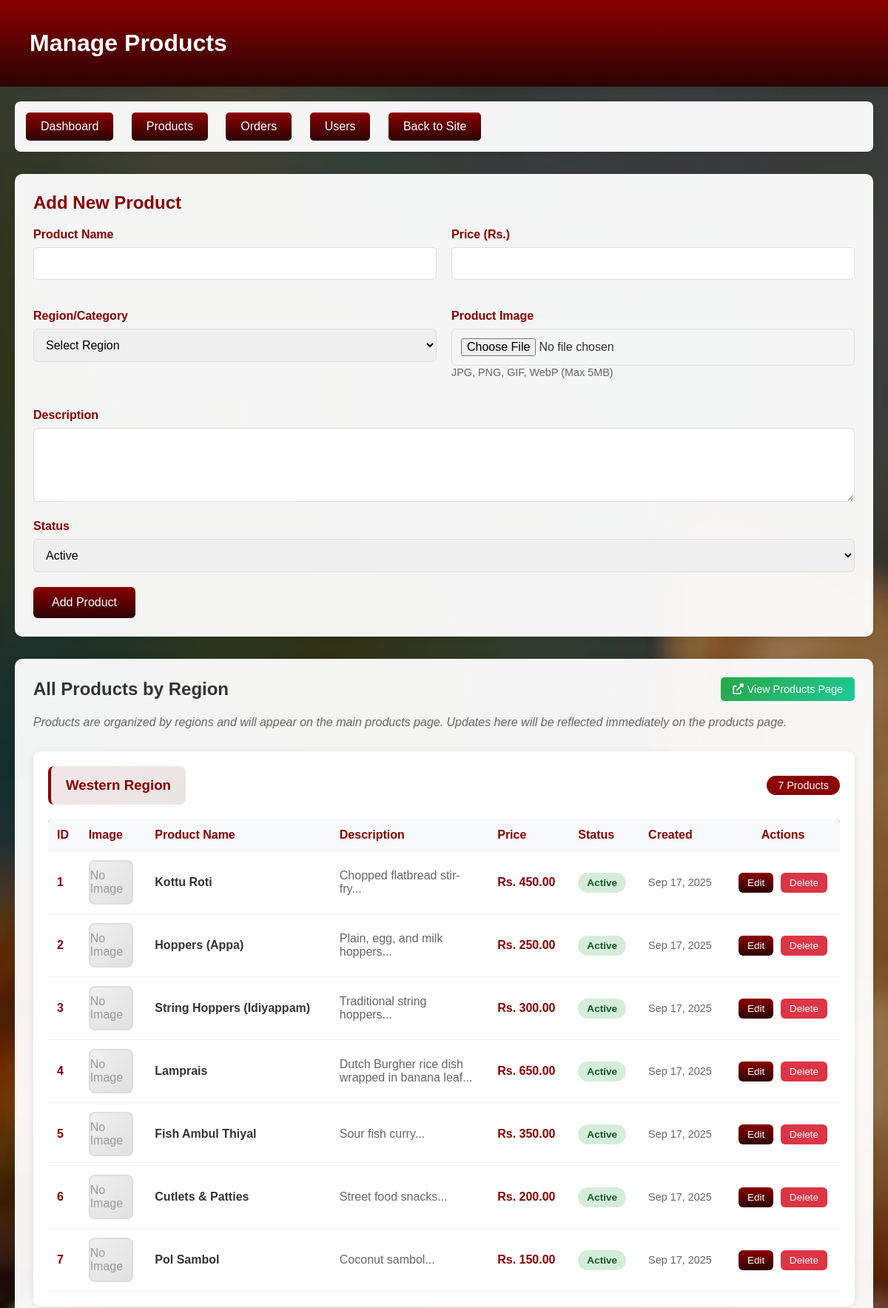
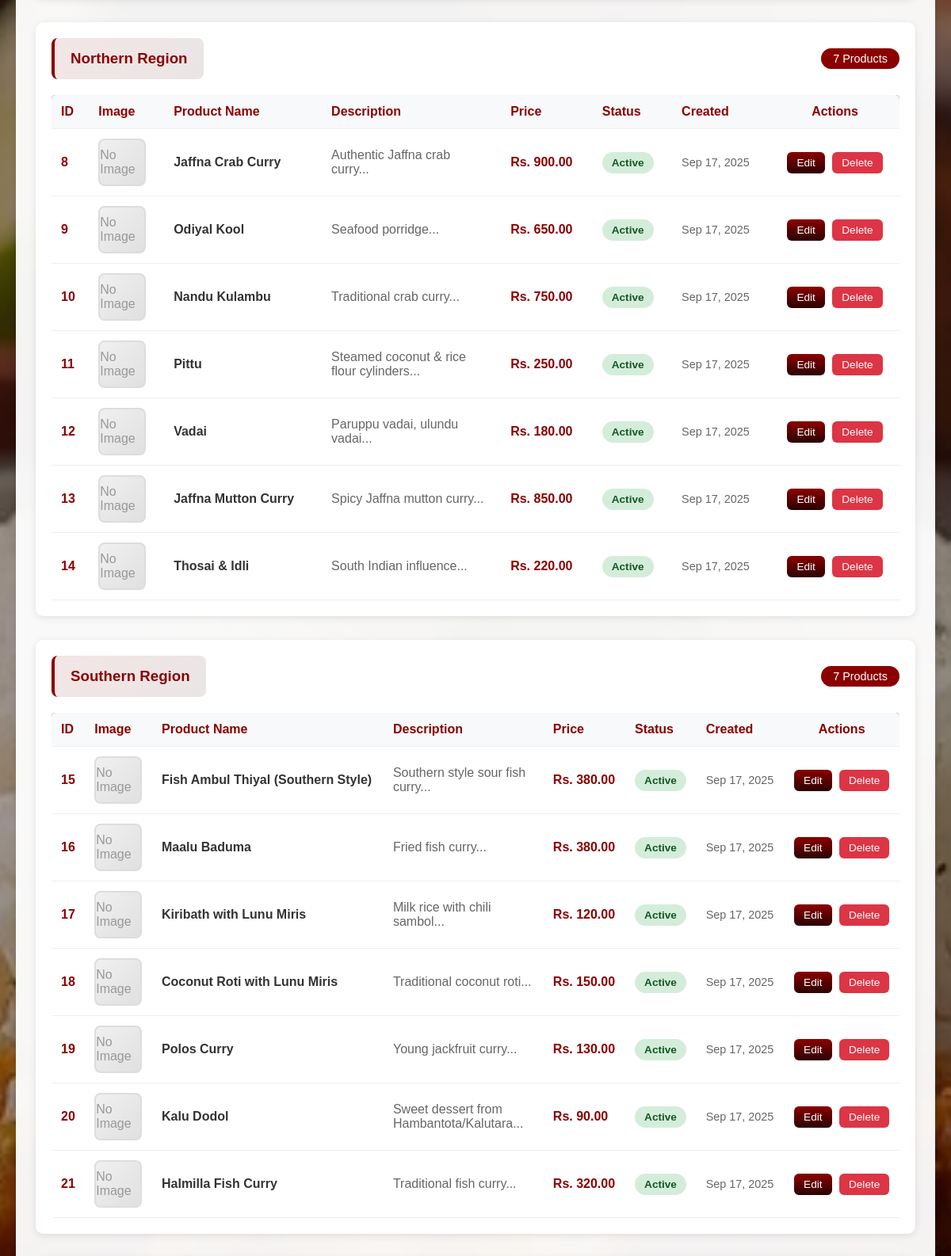
/admin/products.php (signed in, upper part), run on the app's committed database (2 pictures, top to bottom).
### tables this page shows
CREATE TABLE categories (
    category_id INT PRIMARY KEY AUTO_INCREMENT,
    category_name VARCHAR(100) NOT NULL,
    description TEXT,
    image_url VARCHAR(255),
    created_at TIMESTAMP DEFAULT CURRENT_TIMESTAMP
);

CREATE TABLE products (
    product_id INT PRIMARY KEY AUTO_INCREMENT,
    product_name VARCHAR(100) NOT NULL,
    description TEXT,
    category_id INT,
    price DECIMAL(10,2) NOT NULL,
    image_url VARCHAR(255),
    stock_quantity INT DEFAULT 0,
    is_active BOOLEAN DEFAULT TRUE,
    created_at TIMESTAMP DEFAULT CURRENT_TIMESTAMP,
    updated_at TIMESTAMP DEFAULT CURRENT_TIMESTAMP ON UPDATE CURRENT_TIMESTAMP,
    FOREIGN KEY (category_id) REFERENCES categories(category_id)
);

### admin/products.php (the view, shortened to what this page needs)
<?php
require_once __DIR__ . '/../database/connection.php';
$categories = $conn->query("SELECT * FROM categories ORDER BY category_id");
$products = $conn->query("
    SELECT p.*, c.category_name
    FROM products p
    LEFT JOIN categories c ON p.category_id = c.category_id
    ORDER BY c.category_id, p.created_at DESC
");
?>
<!DOCTYPE html>
<html lang="en">
<head>
    <link rel="stylesheet" href="https://cdnjs.cloudflare.com/ajax/libs/font-awesome/6.0.0/css/all.min.css">
</head>
<body>
    <div class="header">
        <div class="container">
            <h1>Manage Products</h1>
        </div>
    </div>
    <div class="container">
        <div class="nav-menu">
            <a href="dashboad.php">Dashboard</a>
            <a href="products.php">Products</a>
            <a href="orders.php">Orders</a>
            <a href="users.php">Users</a>
            <a href="../index.php">Back to Site</a>
        </div>
        <div class="form-section">
            <h2>Add New Product</h2>
            <form method="POST" enctype="multipart/form-data">
                <div class="form-row">
                    <div class="form-group">
                        <label for="product_name">Product Name</label>
                        <input type="text" id="product_name" name="product_name" required>
                    </div>
                    <div class="form-group">
                        <label for="price">Price (Rs.)</label>
                        <input type="number" id="price" name="price" step="0.01" required>
                    </div>
                </div>
                <div class="form-row">
                    <div class="form-group">
                        <label for="category_id">Region/Category</label>
                        <select id="category_id" name="category_id" required>
                            <option value="">Select Region</option>
                        </select>
                    </div>
                    <div class="form-group">
                        <label for="product_image">Product Image</label>
                        <input type="file" id="product_image" name="product_image" accept="image/*">
                        <small style="color: #666; font-size: 0.9rem;">JPG, PNG, GIF, WebP (Max 5MB)</small>
                    </div>
                </div>
                <div class="form-group">
                    <label for="description">Description</label>
                    <textarea id="description" name="description" required></textarea>
                </div>
                <div class="form-group">
                    <label for="status">Status</label>
                    <select id="status" name="status">
                        <option value="active">Active</option>
                    </select>
                </div>
                <button type="submit" name="add_product" class="btn">Add Product</button>
            </form>
        </div>
        <div class="products-table">
            <div style="display: flex; justify-content: space-between; align-items: center; margin-bottom: 20px;">
                <h2>All Products by Region</h2>
                <a href="../product.php" target="_blank" class="btn" style="background: linear-gradient(135deg, #28a745, #20c997); text-decoration: none; padding: 8px 16px; border-radius: 5px; font-size: 0.9rem;">
                    <i class="fas fa-external-link-alt" style="margin-right: 5px;"></i>View Products Page
                </a>
            </div>
            <p style="color: #666; margin-bottom: 20px; font-style: italic;">Products are organized by regions and will appear on the main products page. Updates here will be reflected immediately on the products page.</p>
            <?php
            $categories->data_seek(0);
            $all_products = [];
            while ($product = $products->fetch_assoc()) {
                $all_products[$product['category_name']][] = $product;
            }
            while ($category = $categories->fetch_assoc()):
                $region_products = $all_products[$category['category_name']] ?? [];
            ?>
                <div class="region-section" style="margin-top: 30px; background: rgba(255, 255, 255, 0.95); border-radius: 10px; padding: 20px; box-shadow: 0 2px 10px rgba(0,0,0,0.1); backdrop-filter: blur(10px);">
                    <div class="region-header" style="display: flex; justify-content: space-between; align-items: center; margin-bottom: 20px;">
                        <h3 style="color: #8B0000; margin: 0; padding: 15px 20px; background: linear-gradient(135deg, rgba(139, 0, 0, 0.1), rgba(43, 3, 3, 0.1)); border-radius: 8px; border-left: 4px solid #8B0000;">
                            <?= htmlspecialchars($category['category_name']) ?>
                        </h3>
                        <span style="background: #8B0000; color: white; padding: 5px 15px; border-radius: 20px; font-size: 0.9rem;">
                            <?= count($region_products) ?> Product<?= count($region_products) !== 1 ? 's' : '' ?>
                        </span>
                    </div>
                    <?php if (empty($region_products)): ?>
                        <div style="text-align: center; padding: 40px; color: #666; background: rgba(139, 0, 0, 0.05); border-radius: 8px;">
                            <p style="font-size: 1.1rem; margin-bottom: 10px;">No products in this region yet</p>
                            <p style="font-size: 0.9rem;">Add products using the form above to populate this region</p>
                        </div>
                    <?php else: ?>
                        <div style="overflow-x: auto;">
                            <table style="width: 100%; border-collapse: collapse;">
                                <thead>
                                    <tr style="background: linear-gradient(135deg, #8B0000, #2b0303ff); color: white;">
                                        <th style="padding: 12px; text-align: left; border-radius: 5px 0 0 0;">ID</th>
                                        <th style="padding: 12px; text-align: left;">Image</th>
                                        <th style="padding: 12px; text-align: left;">Product Name</th>
                                        <th style="padding: 12px; text-align: left;">Description</th>
                                        <th style="padding: 12px; text-align: left;">Price</th>
                                        <th style="padding: 12px; text-align: left;">Status</th>
                                        <th style="padding: 12px; text-align: left;">Created</th>
                                        <th style="padding: 12px; text-align: center; border-radius: 0 5px 0 0;">Actions</th>
                                    </tr>
                                </thead>
                                <tbody>
                                    <?php foreach ($region_products as $product): ?>
                                    <tr style="border-bottom: 1px solid #eee; transition: background 0.3s ease;" onmouseover="this.style.background='rgba(139, 0, 0, 0.05)'" onmouseout="this.style.background='transparent'">
                                        <td style="padding: 12px; font-weight: bold; color: #8B0000;"><?= $product['product_id'] ?></td>
                                        <td style="padding: 12px;">
                                            <?php if ($product['image_url']): ?>
                                                <img src="../<?= htmlspecialchars($product['image_url']) ?>" alt="<?= htmlspecialchars($product['product_name']) ?>"
                                                     style="width: 60px; height: 60px; object-fit: cover; border-radius: 8px; border: 2px solid #8B0000;">
                                            <?php else: ?>
                                                <div style="width: 60px; height: 60px; background: linear-gradient(135deg, #f0f0f0, #e0e0e0); border-radius: 8px; display: flex; align-items: center; justify-content: center; color: #999; border: 2px solid #ddd;">
                                                    No Image
                                                </div>
                                            <?php endif; ?>
                                        </td>
                                        <td style="padding: 12px; font-weight: 600; color: #333;"><?= htmlspecialchars($product['product_name']) ?></td>
                                        <td style="padding: 12px; color: #666; max-width: 200px;"><?= htmlspecialchars(substr($product['description'], 0, 60)) ?>...</td>
                                        <td style="padding: 12px; font-weight: bold; color: #8B0000;">Rs. <?= number_format($product['price'], 2) ?></td>
                                        <td style="padding: 12px;">
                                            <span class="status <?= $product['is_active'] ? 'active' : 'inactive' ?>" style="padding: 6px 12px; border-radius: 20px; font-size: 0.85rem; font-weight: 600;">
                                                <?= $product['is_active'] ? 'Active' : 'Inactive' ?>
                                            </span>
                                        </td>
                                        <td style="padding: 12px; color: #666; font-size: 0.9rem;"><?= date('M j, Y', strtotime($product['created_at'])) ?></td>
                                        <td style="padding: 12px; text-align: center;">
                                            <button onclick="openEditModal(<?= htmlspecialchars(json_encode($product)) ?>)" class="btn" style="margin-right: 5px; padding: 6px 12px; font-size: 0.85rem;">Edit</button>
                                            <form method="POST" style="display: inline;" onsubmit="return confirm('Are you sure you want to delete this product? This will remove it from the products page.')">
                                                <button type="submit" name="delete_product" class="btn btn-danger" style="padding: 6px 12px; font-size: 0.85rem;">Delete</button>
                                            </form>
                                        </td>
                                    </tr>
                                    <?php endforeach; ?>
                                </tbody>
                            </table>
                        </div>
                    <?php endif; ?>
                </div>
            <?php endwhile; ?>
        </div>
    </div>
</body>
</html>

### admin/products.php (style rules this page uses)
* { margin: 0; padding: 0; box-sizing: border-box; }
body { font-family: 'Poppins', sans-serif; background: linear-gradient(135deg, rgba(32, 2, 2, 0.4) 0%, rgba(19, 6, 2, 0.4) 100%), url('../assets/images/checkout.jpg'); background-size: cover; background-position: center; background-attachment: fixed; min-height: 100vh; color: #333; }
.header { background: linear-gradient(180deg, #8B0000, #2b0303ff); color: white; padding: 20px; box-shadow: 0 2px 10px rgba(0,0,0,0.1); }
.container { max-width: 1200px; margin: 0 auto; padding: 20px; }
.nav-menu { background: rgba(255, 255, 255, 0.95); padding: 15px; border-radius: 8px; margin-bottom: 30px; box-shadow: 0 2px 5px rgba(0,0,0,0.1); backdrop-filter: blur(10px); }
.nav-menu a { display: inline-block; margin-right: 20px; padding: 10px 20px; background: linear-gradient(180deg, #8B0000, #2b0303ff); color: white; text-decoration: none; border-radius: 5px; transition: all 0.3s ease; }
.form-section { background: rgba(255, 255, 255, 0.95); padding: 25px; border-radius: 10px; margin-bottom: 30px; box-shadow: 0 2px 10px rgba(0,0,0,0.1); backdrop-filter: blur(10px); }
.form-section h2 { color: #8B0000; margin-bottom: 20px; }
.form-row { display: grid; grid-template-columns: repeat(auto-fit, minmax(250px, 1fr)); gap: 20px; margin-bottom: 20px; }
.form-group { margin-bottom: 20px; }
.form-group label { display: block; margin-bottom: 8px; color: #8B0000; font-weight: 600; }
.form-group input, .form-group textarea, .form-group select { width: 100%; padding: 12px; border: 1px solid #ddd; border-radius: 6px; font-size: 16px; }
.form-group textarea { min-height: 100px; resize: vertical; }
.btn { background: linear-gradient(180deg, #8B0000, #2b0303ff); color: white; padding: 12px 25px; border: none; border-radius: 6px; font-size: 16px; cursor: pointer; transition: all 0.3s ease; }
.btn-danger { background: #dc3545; }
.products-table { background: rgba(255, 255, 255, 0.95); padding: 25px; border-radius: 10px; box-shadow: 0 2px 10px rgba(0,0,0,0.1); backdrop-filter: blur(10px); }
table { width: 100%; border-collapse: collapse; }
table th, table td { padding: 12px; text-align: left; border-bottom: 1px solid #eee; }
table th { background: #f8f9fa; color: #8B0000; font-weight: 600; }
.status { padding: 5px 10px; border-radius: 15px; font-size: 0.9rem; font-weight: 500; }
.status.active { background: #d4edda; color: #155724; }

### data on the page
categories: category_name "Western Region", category_name "7"
products: product_id "1", shows "No Image", product_name "Kottu Roti", description "Chopped flatbread stir-fry", price "450.00", is_active "Active", created_at "Sep 17, 2025"
products: product_id "2", shows "No Image", product_name "Hoppers (Appa)", description "Plain, egg, and milk hoppers", price "250.00", is_active "Active", created_at "Sep 17, 2025"
products: product_id "3", shows "No Image", product_name "String Hoppers (Idiyappam)", description "Traditional string hoppers", price "300.00", is_active "Active", created_at "Sep 17, 2025"
products: product_id "4", shows "No Image", product_name "Lamprais", description "Dutch Burgher rice dish wrapped in banana leaf", price "650.00", is_active "Active", created_at "Sep 17, 2025"
products: product_id "5", shows "No Image", product_name "Fish Ambul Thiyal", description "Sour fish curry", price "350.00", is_active "Active", created_at "Sep 17, 2025"
products: product_id "6", shows "No Image", product_name "Cutlets & Patties", description "Street food snacks", price "200.00", is_active "Active", created_at "Sep 17, 2025"
products: product_id "7", shows "No Image", product_name "Pol Sambol", description "Coconut sambol", price "150.00", is_active "Active", created_at "Sep 17, 2025"
categories: category_name "Northern Region", category_name "7", shows "s"
products: product_id "8", shows "No Image", product_name "Jaffna Crab Curry", description "Authentic Jaffna crab curry", price "900.00", is_active "Active", created_at "Sep 17, 2025"
products: product_id "9", shows "No Image", product_name "Odiyal Kool", description "Seafood porridge", price "650.00", is_active "Active", created_at "Sep 17, 2025"
products: product_id "10", shows "No Image", product_name "Nandu Kulambu", description "Traditional crab curry", price "750.00", is_active "Active", created_at "Sep 17, 2025"
products: product_id "11", shows "No Image", product_name "Pittu", description "Steamed coconut & rice flour cylinders", price "250.00", is_active "Active", created_at "Sep 17, 2025"
products: product_id "12", shows "No Image", product_name "Vadai", description "Paruppu vadai, ulundu vadai", price "180.00", is_active "Active", created_at "Sep 17, 2025"
products: product_id "13", shows "No Image", product_name "Jaffna Mutton Curry", description "Spicy Jaffna mutton curry", price "850.00", is_active "Active", created_at "Sep 17, 2025"
products: product_id "14", shows "No Image", product_name "Thosai & Idli", description "South Indian influence", price "220.00", is_active "Active", created_at "Sep 17, 2025"
categories: category_name "Southern Region", category_name "7", shows "s"
products: product_id "15", shows "No Image", product_name "Fish Ambul Thiyal (Southern Style)", description "Southern style sour fish curry", price "380.00", is_active "Active", created_at "Sep 17, 2025"
products: product_id "16", shows "No Image", product_name "Maalu Baduma", description "Fried fish curry", price "380.00", is_active "Active", created_at "Sep 17, 2025"
products: product_id "17", shows "No Image", product_name "Kiribath with Lunu Miris", description "Milk rice with chili sambol", price "120.00", is_active "Active", created_at "Sep 17, 2025"
products: product_id "18", shows "No Image", product_name "Coconut Roti with Lunu Miris", description "Traditional coconut roti", price "150.00", is_active "Active", created_at "Sep 17, 2025"
products: product_id "19", shows "No Image", product_name "Polos Curry", description "Young jackfruit curry", price "130.00", is_active "Active", created_at "Sep 17, 2025"
products: product_id "20", shows "No Image", product_name "Kalu Dodol", description "Sweet dessert from Hambantota/Kalutara", price "90.00", is_active "Active", created_at "Sep 17, 2025"
products: product_id "21", shows "No Image", product_name "Halmilla Fish Curry", description "Traditional fish curry", price "320.00", is_active "Active", created_at "Sep 17, 2025"
